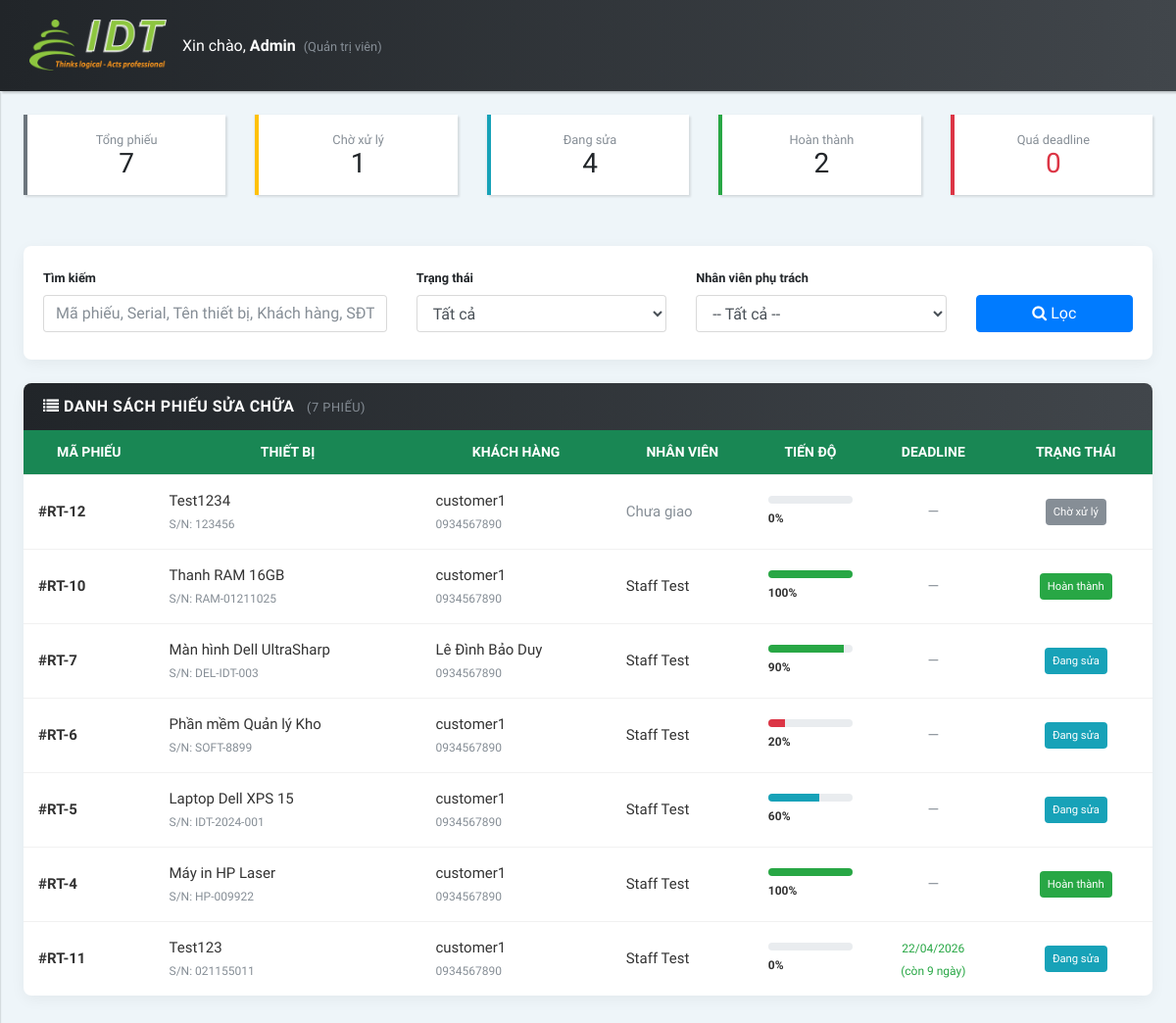
The app's page /frontend/admin/tracuu_manager.php (signed in), older data.
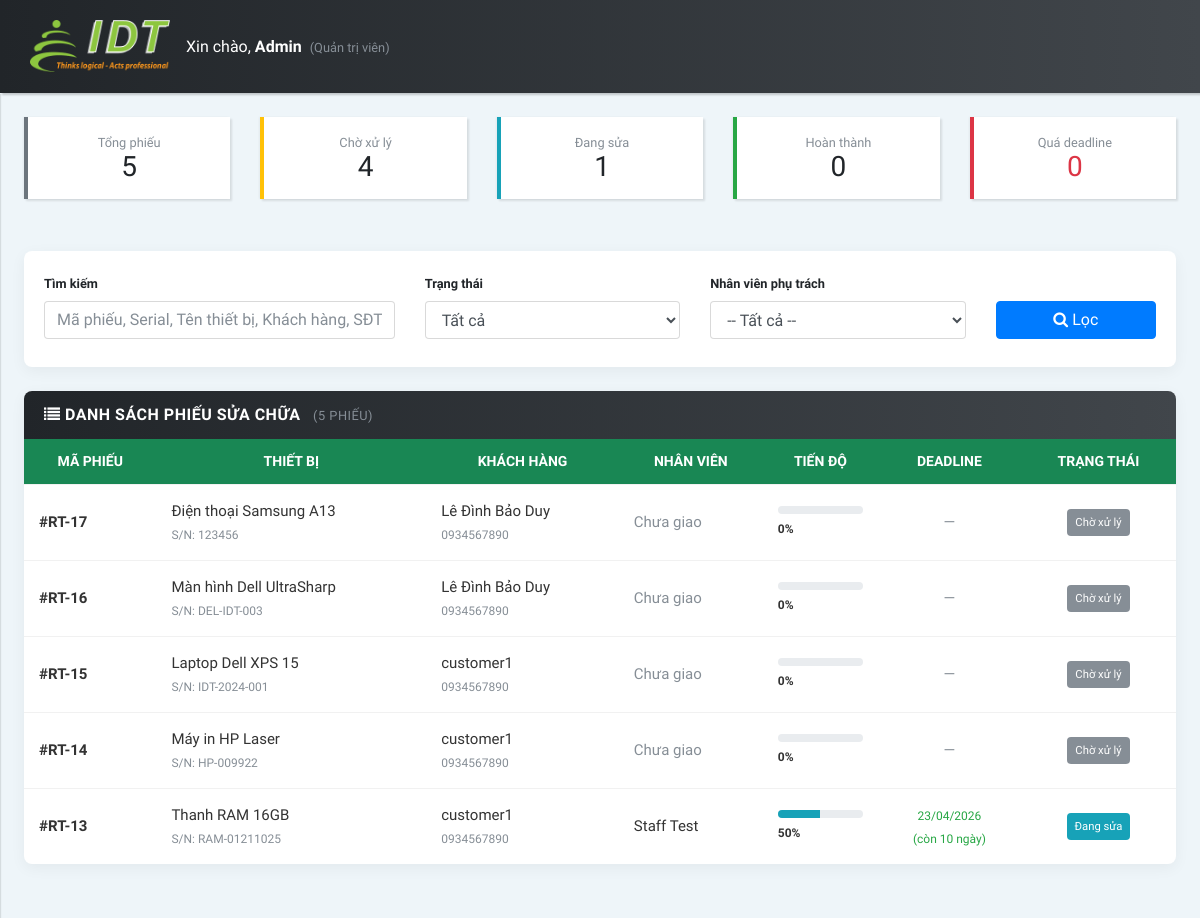
The same page, newer data.
### tables this page shows
CREATE TABLE `repair_tickets` (
  `id` int(11) NOT NULL,
  `device_id` int(11) DEFAULT NULL,
  `device_name` varchar(150) DEFAULT NULL,
  `reported_serial` varchar(100) DEFAULT NULL,
  `customer_id` int(11) NOT NULL,
  `assigned_to` int(11) DEFAULT NULL,
  `user_id` int(11) DEFAULT NULL,
  `received_date` date DEFAULT NULL,
  `assigned_date` date DEFAULT NULL,
  `due_date` date DEFAULT NULL,
  `description` text DEFAULT NULL,
  `status` enum('pending','repairing','completed','cancelled') DEFAULT 'pending',
  `progress` int(3) NOT NULL DEFAULT 0,
  `created_at` timestamp NOT NULL DEFAULT current_timestamp(),
  `updated_at` timestamp NOT NULL DEFAULT current_timestamp() ON UPDATE current_timestamp()
);

CREATE TABLE `customers` (
  `id` int(11) NOT NULL,
  `name` varchar(150) NOT NULL,
  `phone` varchar(50) DEFAULT NULL,
  `email` varchar(150) NOT NULL,
  `password` varchar(255) NOT NULL,
  `address` text DEFAULT NULL,
  `created_at` timestamp NOT NULL DEFAULT current_timestamp(),
  `updated_at` timestamp NOT NULL DEFAULT current_timestamp() ON UPDATE current_timestamp()
);

CREATE TABLE `users` (
  `id` int(11) NOT NULL,
  `name` varchar(100) DEFAULT NULL,
  `email` varchar(150) DEFAULT NULL,
  `password` varchar(255) NOT NULL,
  `role` enum('admin','manager','staff') NOT NULL DEFAULT 'staff',
  `created_at` timestamp NOT NULL DEFAULT current_timestamp(),
  `updated_at` timestamp NOT NULL DEFAULT current_timestamp() ON UPDATE current_timestamp()
);

### frontend/admin/tracuu_manager.php (the view, shortened to what the changed rows need)
<?php
require_once "../../backend/config/database.php";
$today         = date('Y-m-d');
$stats = mysqli_fetch_assoc(mysqli_query($conn,
    "SELECT
        COUNT(*) as total,
        SUM(status='pending') as pending,
        SUM(status='repairing') as repairing,
        SUM(status='completed') as completed,
        SUM(due_date < '$today' AND status NOT IN ('completed','cancelled')) as overdue
     FROM repair_tickets"));
$sql = "SELECT rt.id, rt.status, rt.progress, rt.due_date, rt.assigned_date,
               rt.description,
               COALESCE(d.name, rt.device_name) AS device_name, COALESCE(d.serial_number, rt.reported_serial) AS serial_number,
               c.name AS customer_name, c.phone,
               u.name AS staff_name
        FROM repair_tickets rt
        LEFT JOIN devices d ON d.id = rt.device_id
        JOIN customers c ON c.id = rt.customer_id
        LEFT JOIN users u ON u.id = rt.user_id
        WHERE 1=1";
$sql .= " ORDER BY
    CASE WHEN rt.due_date IS NOT NULL AND rt.due_date < '$today' AND rt.status NOT IN ('completed','cancelled') THEN 0 ELSE 1 END,
    rt.due_date ASC, rt.id DESC";
$stmt = mysqli_prepare($conn, $sql);
mysqli_stmt_execute($stmt);
$results = mysqli_fetch_all(mysqli_stmt_get_result($stmt), MYSQLI_ASSOC);
?>
<!DOCTYPE html>
<html lang="vi">
<head>
    <link rel="stylesheet" href="css/bootstrap.min.css">
    <link rel="stylesheet" href="font-awesome-4.7.0/css/font-awesome.min.css">
    <link rel="stylesheet" href="css/style.default.css">
    <link rel="stylesheet" href="css/style.css">
</head>
<body>
<div class="page-content d-flex align-items-stretch">
    <div class="content-inner w-100 p-4">
        <div class="row mb-4">
            <div class="col-6 col-md mb-2">
                <div class="card p-3 text-center" style="border-left:4px solid #6c757d;">
                    <small class="text-muted">Tổng phiếu</small>
                    <h3 class="mb-0"><?= intval($stats['total']) ?></h3>
                </div>
            </div>
            <div class="col-6 col-md mb-2">
                <div class="card p-3 text-center" style="border-left:4px solid #ffc107;">
                    <small class="text-muted">Chờ xử lý</small>
                    <h3 class="mb-0"><?= intval($stats['pending']) ?></h3>
                </div>
            </div>
            <div class="col-6 col-md mb-2">
                <div class="card p-3 text-center" style="border-left:4px solid #17a2b8;">
                    <small class="text-muted">Đang sửa</small>
                    <h3 class="mb-0"><?= intval($stats['repairing']) ?></h3>
                </div>
            </div>
            <div class="col-6 col-md mb-2">
                <div class="card p-3 text-center" style="border-left:4px solid #28a745;">
                    <small class="text-muted">Hoàn thành</small>
                    <h3 class="mb-0"><?= intval($stats['completed']) ?></h3>
                </div>
            </div>
        </div>
        <div class="card card-idt-main">
            <div class="card-header-idt">
                <h4 class="title-idt">
                    <i class="fa fa-list"></i> Danh sách phiếu sửa chữa
                    <small class="text-muted ml-2">(<?= count($results) ?> phiếu)</small>
                </h4>
            </div>
            <div class="card-body no-padding">
                <div class="table-responsive">
                    <table class="table idt-table-report table-hover mb-0">
                        <thead>
                            <tr>
                                <th>Mã phiếu</th>
                                <th>Thiết bị</th>
                                <th>Khách hàng</th>
                                <th>Nhân viên</th>
                                <th>Tiến độ</th>
                                <th class="text-center">Deadline</th>
                                <th class="text-center">Trạng thái</th>
                            </tr>
                        </thead>
                        <tbody>
                        <?php if(empty($results)): ?>
                            <tr><td colspan="7" class="text-center text-muted py-4">Không có phiếu nào.</td></tr>
                        <?php else: foreach($results as $r):
                            $badge='badge-secondary'; $label='Chờ xử lý';
                            if($r['status']==='repairing'){$badge='badge-info';$label='Đang sửa';}
                            if($r['status']==='completed'){$badge='badge-success';$label='Hoàn thành';}
                            $deadlineHtml='<span class="text-muted">—</span>';
                            if($r['due_date']){
                                $diff=(int)(new DateTime($today))->diff(new DateTime($r['due_date']))->format('%r%a');
                                $fmt=(new DateTime($r['due_date']))->format('d/m/Y');
                                if($diff<0 && !in_array($r['status'],['completed','cancelled']))
                                    $deadlineHtml="<span class='badge badge-danger p-1'>⚠ Quá ".abs($diff)." ngày<br>$fmt</span>";
                                elseif($diff<=2)
                                    $deadlineHtml="<span class='badge badge-warning p-1'>🔔 Còn $diff ngày<br>$fmt</span>";
                                else
                                    $deadlineHtml="<small class='text-success'>$fmt<br>(còn $diff ngày)</small>";
                            }
                            $bar=intval($r['progress']);
                            $barColor=$bar>=90?'bg-success':($bar<30?'bg-danger':'bg-info');
                        ?>
                            <tr>
                                <td><strong>#RT-<?= $r['id'] ?></strong></td>
                                <td><?= htmlspecialchars($r['device_name']) ?><br>
                                    <small class="text-muted">S/N: <?= htmlspecialchars($r['serial_number']??'—') ?></small></td>
                                <td><?= htmlspecialchars($r['customer_name']) ?><br>
                                    <small class="text-muted"><?= htmlspecialchars($r['phone']) ?></small></td>
                                <td><?= $r['staff_name'] ? htmlspecialchars($r['staff_name']) : '<span class="text-muted">Chưa giao</span>' ?></td>
                                <td class="align-middle">
                                    <div class="progress" style="height:8px;margin-bottom:3px;">
                                        <div class="progress-bar <?= $barColor ?>" style="width:<?= $bar ?>%"></div>
                                    </div>
                                    <small class="font-weight-bold"><?= $bar ?>%</small>
                                </td>
                                <td class="text-center"><?= $deadlineHtml ?></td>
                                <td class="text-center"><span class="badge <?= $badge ?> p-2"><?= $label ?></span></td>
                            </tr>
                        <?php endforeach; endif; ?>
                        </tbody>
                    </table>
                </div>
            </div>
        </div>
    </div>
</div>
</body>
</html>

Row changes from the older to the newer data that the page shows:
removed repair_tickets: id "12", device_name "Test1234", serial_number "123456", customer.name "customer1", customer.phone "0934567890", shows "Chưa giao", progress "0", label "Chờ xử lý"
removed repair_tickets: id "10", device_name "Thanh RAM 16GB", serial_number "RAM-01211025", customer.name "customer1", customer.phone "0934567890", assigned_to.name "Staff Test", progress "100", status "Hoàn thành"
removed repair_tickets: id "7", device_name "Màn hình Dell UltraSharp", serial_number "DEL-IDT-003", customer.name "Lê Đình Bảo Duy", customer.phone "0934567890", assigned_to.name "Staff Test", progress "90", status "Đang sửa"
removed repair_tickets: id "6", device_name "Phần mềm Quản lý Kho", serial_number "SOFT-8899", customer.name "customer1", customer.phone "0934567890", user.name "Staff Test", progress "20", status "Đang sửa"
removed repair_tickets: id "5", device_name "Laptop Dell XPS 15", serial_number "IDT-2024-001", customer.name "customer1", customer.phone "0934567890", assigned_to.name "Staff Test", progress "60", status "Đang sửa"
removed repair_tickets: id "4", device_name "Máy in HP Laser", serial_number "HP-009922", customer.name "customer1", customer.phone "0934567890", assigned_to.name "Staff Test", progress "100", status "Hoàn thành"
removed repair_tickets: id "11", device_name "Test123", serial_number "021155011", customer.name "customer1", customer.phone "0934567890", user.name "Staff Test", progress "0", due_date "22/04/2026", status "Đang sửa"
added repair_tickets: id "17", device_name "Điện thoại Samsung A13", serial_number "123456", customer.name "Lê Đình Bảo Duy", customer.phone "0934567890", shows "Chưa giao", progress "0", label "Chờ xử lý"
added repair_tickets: id "16", device_name "Màn hình Dell UltraSharp", serial_number "DEL-IDT-003", customer.name "Lê Đình Bảo Duy", customer.phone "0934567890", shows "Chưa giao", progress "0", label "Chờ xử lý"
added repair_tickets: id "15", device_name "Laptop Dell XPS 15", serial_number "IDT-2024-001", customer.name "customer1", customer.phone "0934567890", shows "Chưa giao", progress "0", label "Chờ xử lý"
added repair_tickets: id "14", device_name "Máy in HP Laser", serial_number "HP-009922", customer.name "customer1", customer.phone "0934567890", shows "Chưa giao", progress "0", label "Chờ xử lý"
added repair_tickets: id "13", device_name "Thanh RAM 16GB", serial_number "RAM-01211025", customer.name "customer1", customer.phone "0934567890", user.name "Staff Test", progress "50", due_date "23/04/2026", status "Đang sửa"
Text that changed along with them:
$stats['total']: "7" → "5"
$stats['pending']: "1" → "4"
$stats['repairing']: "4" → "1"
$stats['completed']: "2" → "0"
count($results): "7" → "5"
